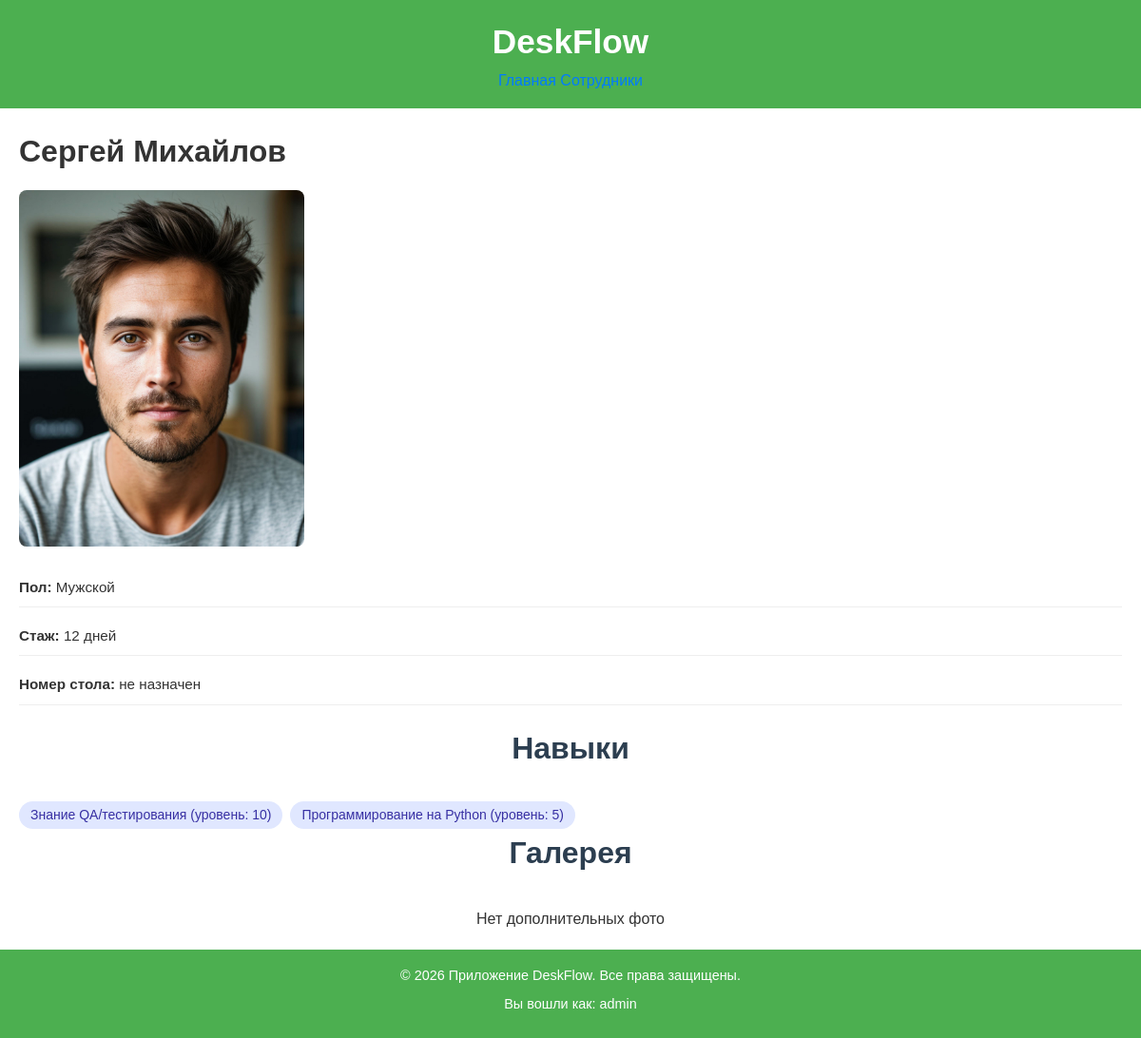
The page /employees/8/ (signed in) on the database its author committed.
### employees/models.py (models this page shows, shortened)
class EmployeeProfile(models.Model):
    GENDER_CHOICES = [
        ("M", _("Мужской")),
        ("F", _("Женский")),
    ]
    user = models.OneToOneField(
        settings.AUTH_USER_MODEL,
        on_delete=models.SET_NULL,
        related_name="employee_profile",
        verbose_name=_("пользователь"),
        blank=True,
        null=True,
        help_text=_("необязательно"),
    )
    first_name = models.CharField(_("имя"), max_length=50)
    last_name = models.CharField(_("фамилия"), max_length=50)
    middle_name = models.CharField(
        _("отчество"),
        max_length=50,
        blank=True,
        null=True,
        help_text=_("необязательно"),
    )
    gender = models.CharField(
        _("пол"),
        max_length=1,
        choices=GENDER_CHOICES,
        blank=True,
        null=True,
    )
    description = CKEditor5Field(
        config_name="extends",
        verbose_name=_("описание"),
        blank=True,
        help_text=_("WYSIWYG-редактор (Django ckeditor 5)"),
    )
    skills = models.ManyToManyField(
        Skill,
        through="EmployeeSkill",
        related_name="employees",
        verbose_name=_("навыки"),
    )
    hire_date = models.DateField(
        _("дата приёма на работу"),
        null=True,
        blank=True,
        validators=[validate_hire_date]
    )
    created_at = models.DateTimeField(_("дата создания"), auto_now_add=True)
    updated_at = models.DateTimeField(_("дата обновления"), auto_now=True)
    class Meta:
        verbose_name = _("профиль сотрудника")
        verbose_name_plural = _("профили сотрудников")

class EmployeeImage(models.Model):
    image = models.ImageField(upload_to="employees/", verbose_name="изображение")
    order = models.IntegerField(verbose_name="порядок")
    employee = models.ForeignKey(
        EmployeeProfile, related_name="images", on_delete=models.CASCADE
    )
    class Meta:
        ordering = ["order"]

class EmployeeSkill(models.Model):
    employee = models.ForeignKey(
        EmployeeProfile,
        on_delete=models.CASCADE,
        related_name="employee_skills",
        verbose_name=_("сотрудник"),
    )
    skill = models.ForeignKey(
        Skill,
        on_delete=models.CASCADE,
        related_name="employee_skills",
        verbose_name=_("навык"),
    )
    level = models.PositiveSmallIntegerField(
        _("уровень освоения"),
        default=1,
        help_text=_("от 1 до 10"),
    )
    class Meta:
        verbose_name = _("уровень навыка сотрудника")
        verbose_name_plural = _("уровни навыков сотрудников")
        unique_together = ("employee", "skill")
        constraints = [
            models.CheckConstraint(
                check=models.Q(level__gte=1) & models.Q(level__lte=10),
                name="level_between_1_and_10",
            )
        ]

class Skill(models.Model):
    name = models.CharField(
        _("название навыка"),
        max_length=100,
        unique=True,
    )
    class Meta:
        verbose_name = _("навык")
        verbose_name_plural = _("навыки")
        ordering = ["name"]

### employees/views.py (the view)
# urls.py: path('employees/<int:pk>/', EmployeeDetailView.as_view(), name='employee_detail'),
class EmployeeDetailView(LoginRequiredMixin, DetailView):
    model = EmployeeProfile
    template_name = "employees/employee_detail.html"
    login_url = "/login/"
    context_object_name = "employee"
    def get_queryset(self):
        return super().get_queryset().select_related('desk') \
            .prefetch_related(
                Prefetch(
                    'images',
                    queryset=EmployeeImage.objects.order_by('order'),
                    to_attr='prefetched_images'
                ),
                Prefetch(
                    'employee_skills',
                    queryset=EmployeeSkill.objects.select_related('skill').order_by('skill__name'),
                    to_attr='prefetched_employee_skills'
                )
            )
    def get_context_data(self, **kwargs):
        context = super().get_context_data(**kwargs)
        employee = self.object
        prefetched_images = getattr(employee, 'prefetched_images', [])
        context['main_image'] = prefetched_images[0] if prefetched_images else None
        context['other_images'] = prefetched_images[1:] if len(prefetched_images) > 1 else []
        context['skills_with_levels'] = getattr(employee, 'prefetched_employee_skills', [])
        context['experience_days'] = (timezone.now().date() - employee.hire_date).days if employee.hire_date else 0
        if hasattr(employee, 'desk') and employee.desk:
            context['desk_number'] = employee.desk.number
        else:
            context['desk_number'] = None
        return context

### templates/employees/employee_detail.html (shortened to what this page needs)
{% extends 'base.html' %}
{% block content %}
    <div class="employee-detail">
        <h1>{{ employee.first_name }} {{ employee.last_name }}</h1>
        {% if main_image %}
            <img src="{{ main_image.image.url }}" class="main-photo" alt="Заглавное фото">
        {% endif %}
        <ul class="info-list">
            <li><strong>Пол:</strong> {{ employee.get_gender_display|default:"не указан" }}</li>
            <li><strong>Стаж:</strong> {{ experience_days }} дней</li>
            <li><strong>Номер стола:</strong> {{ desk_number|default:"не назначен" }}</li>
        </ul>
        <h2>Навыки</h2>
        <div class="skills-tags">
            {% for es in skills_with_levels %}
                <span class="skill-tag">{{ es.skill.name }} (уровень: {{ es.level }})</span>
            {% empty %}
                <span class="skill-tag skill-tag--empty">Нет навыков</span>
            {% endfor %}
        </div>
        <h2>Галерея</h2>
        <div class="photo-grid">
            {% for image in other_images %}
                <img src="{{ image.image.url }}" alt="Фото №{{ image.order }}">
            {% empty %}
                <p>Нет дополнительных фото</p>
            {% endfor %}
        </div>
    </div>
{% endblock %}

### templates/footer.html
<footer>
    <div class="footer-container">
        <p>&copy; 2026 Приложение DeskFlow. Все права защищены.</p>
        {% if user.is_authenticated %}
            <p>Вы вошли как: {{ user.username }}</p>
        {% else %}
            <p>Гость</p>
        {% endif %}
    </div>
</footer>

### static_dev/css/style.css (style rules this page uses)
* { box-sizing: border-box; margin: 0; padding: 0; }
body { font-family: 'Arial', sans-serif; line-height: 1.6; background-color: #f5f5f5; color: #333; min-height: 100vh; display: flex; flex-direction: column; margin: 0; padding: 0; }
header, footer { background-color: #4CAF50; color: white; text-align: center; padding: 1em 0; }
footer p { margin-bottom: 0.5em; font-size: 0.9em; }
.card-grid, .photo-grid { display: flex; flex-wrap: wrap; gap: 20px; justify-content: center; }
.employee-detail h2 { text-align: center; margin-bottom: 30px; color: #2c3e50; font-size: 2em; }
.employee-detail ul { list-style-type: none; padding-left: 0; margin-bottom: 25px; }
.employee-detail li { margin-bottom: 10px; font-size: 0.95em; }
.skills-tags { display: flex; flex-wrap: wrap; align-items: center; gap: 8px; margin-top: 8px; }
.skill-tag { background-color: #e0e7ff; color: #3730a3; padding: 6px 12px; border-radius: 20px; font-size: 0.875rem; line-height: 1.25; white-space: nowrap; transition: all 0.2s ease; }
.employee-detail .main-photo { max-width: 300px; border-radius: 8px; margin: 15px 0; }
.employee-detail .info-list { list-style: none; padding: 0; margin-bottom: 20px; }
.employee-detail .info-list li { padding: 8px 0; border-bottom: 1px solid #eee; }
.photo-grid { display: flex; flex-wrap: wrap; gap: 15px; margin-top: 10px; }

### rows shown on the page
EmployeeProfile: first_name "Сергей", last_name "Михайлов", gender "Мужской"
EmployeeImage: image (picture)
EmployeeSkill: skill.name "Знание QA/тестирования", level "10"
EmployeeSkill: skill.name "Программирование на Python", level "5"

### other values the page prints
{{ experience_days }} "12"
{{ desk_number|default:"не назначен" }} "не назначен"
{{ user.username }} "admin"
